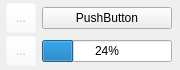
<?xml version="1.0" encoding="UTF-8"?>
<ui version="4.0">
 <class>Form</class>
 <widget class="QWidget" name="Form">
  <property name="geometry">
   <rect>
    <x>0</x>
    <y>0</y>
    <width>180</width>
    <height>70</height>
   </rect>
  </property>
  <property name="sizePolicy">
   <sizepolicy hsizetype="Fixed" vsizetype="Fixed">
    <horstretch>0</horstretch>
    <verstretch>0</verstretch>
   </sizepolicy>
  </property>
  <property name="minimumSize">
   <size>
    <width>180</width>
    <height>70</height>
   </size>
  </property>
  <property name="maximumSize">
   <size>
    <width>180</width>
    <height>80</height>
   </size>
  </property>
  <property name="contextMenuPolicy">
   <enum>Qt::DefaultContextMenu</enum>
  </property>
  <property name="windowTitle">
   <string>Form</string>
  </property>
  <layout class="QVBoxLayout" name="verticalLayout">
   <property name="spacing">
    <number>0</number>
   </property>
   <property name="margin">
    <number>0</number>
   </property>
   <item>
    <layout class="QHBoxLayout" name="horizontalLayout">
     <item>
      <widget class="QToolButton" name="toolButton_2">
       <property name="enabled">
        <bool>false</bool>
       </property>
       <property name="minimumSize">
        <size>
         <width>30</width>
         <height>30</height>
        </size>
       </property>
       <property name="maximumSize">
        <size>
         <width>30</width>
         <height>30</height>
        </size>
       </property>
       <property name="styleSheet">
        <string notr="true">background-color: rgba(255, 255, 255, 0);</string>
       </property>
       <property name="text">
        <string>...</string>
       </property>
       <property name="icon">
        <iconset>
         <normaloff>robocode/robotImages/small.png</normaloff>
         <disabledoff>robocode/robotImages/small.png</disabledoff>robocode/robotImages/small.png</iconset>
       </property>
       <property name="iconSize">
        <size>
         <width>30</width>
         <height>30</height>
        </size>
       </property>
       <property name="checkable">
        <bool>false</bool>
       </property>
      </widget>
     </item>
     <item>
      <widget class="QPushButton" name="pushButton">
       <property name="sizePolicy">
        <sizepolicy hsizetype="Fixed" vsizetype="Fixed">
         <horstretch>0</horstretch>
         <verstretch>0</verstretch>
        </sizepolicy>
       </property>
       <property name="minimumSize">
        <size>
         <width>130</width>
         <height>0</height>
        </size>
       </property>
       <property name="text">
        <string>PushButton</string>
       </property>
      </widget>
     </item>
    </layout>
   </item>
   <item>
    <layout class="QHBoxLayout" name="horizontalLayout_2">
     <item>
      <widget class="QToolButton" name="toolButton">
       <property name="enabled">
        <bool>false</bool>
       </property>
       <property name="minimumSize">
        <size>
         <width>30</width>
         <height>30</height>
        </size>
       </property>
       <property name="maximumSize">
        <size>
         <width>30</width>
         <height>30</height>
        </size>
       </property>
       <property name="styleSheet">
        <string notr="true">background-color: rgba(255, 255, 255, 0);</string>
       </property>
       <property name="text">
        <string>...</string>
       </property>
       <property name="icon">
        <iconset>
         <normaloff>robocode/robotImages/smallRed.png</normaloff>
         <disabledoff>robocode/robotImages/smallRed.png</disabledoff>robocode/robotImages/smallRed.png</iconset>
       </property>
       <property name="iconSize">
        <size>
         <width>30</width>
         <height>30</height>
        </size>
       </property>
       <property name="checkable">
        <bool>false</bool>
       </property>
      </widget>
     </item>
     <item>
      <widget class="QProgressBar" name="progressBar">
       <property name="sizePolicy">
        <sizepolicy hsizetype="Fixed" vsizetype="Fixed">
         <horstretch>0</horstretch>
         <verstretch>0</verstretch>
        </sizepolicy>
       </property>
       <property name="minimumSize">
        <size>
         <width>130</width>
         <height>0</height>
        </size>
       </property>
       <property name="value">
        <number>24</number>
       </property>
      </widget>
     </item>
    </layout>
   </item>
  </layout>
 </widget>
 <resources/>
 <connections/>
</ui>
